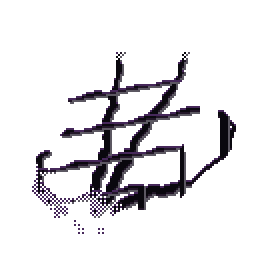
#> input picture WKEscapedSubject/plugin/Assets/Overlays/stage10/HND_B1A1.png, 128 x 128 px, given in place of binding_icon.png, which was not available (shown 2 times larger)
$ python build_packages.py
#> lines starting #> are read from the running program, lines starting #| are printed output that depends on the picture
# Thunderstore 업로드용 패키지(zip) 만들기
# 사용: python build_packages.py   (두 플러그인을 먼저 dotnet build -c Release 해 둘 것)
# 결과: release/<패키지>/ 스테이징 폴더와 release/dist/<팀>-<패키지>-<버전>.zip
import io, json, os, shutil, zipfile
from PIL import Image

ROOT = os.path.dirname(os.path.abspath(__file__))
CC = os.path.dirname(ROOT)  # D:\Claude_Code
TEAM = "LUNAEGOS"  # Thunderstore 팀 이름 (실제 팀: thunderstore.io/c/white-knuckle/p/LUNAEGOS/)
BEPINEX = "BepInEx-BepInExPack-5.4.2305"

PACKAGES = [
    {
        "name": "EscapedTestSubject",
        "version": "0.9.3",
        "description": "New binding: an escaped test subject. Weaker body, but eat a grub/pill/injector to mutate your hands into black tentacles you can fire like a Barnacle Hook. Sticky surfaces, hostile Mother. No leaderboards.",
        "files": [(os.path.join(CC, "WKEscapedSubject", "plugin", "bin", "Release", "WKEscapedSubject.dll"), "WKEscapedSubject.dll")],
        "dirs": [],  # 그림·소리는 DLL 안에 들어 있음 (모드 매니저가 폴더를 펼쳐 버려서)
        "icon": (os.path.join(CC, "WKEscapedSubject", "plugin", "Assets", "binding_icon.png"), True),
    },
    {
        "name": "BiologicallyExperimented",
        "version": "1.1.0",
        "description": "New trinket: huge mobility boost (stamina, climb, extra jump, low gravity, +2 pouches) at the cost of a constantly draining hunger meter. Starve and you lose your mobility, then your life. Score -35%. No leaderboards.",
        "files": [
            (os.path.join(CC, "WKBioExperiment", "bin", "Release", "WKBioExperiment.dll"), "WKBioExperiment.dll"),
            (os.path.join(CC, "WKBioExperiment", "Icon", "Biologically Experimented.png"), "Biologically Experimented.png"),
        ],
        "dirs": [],
        "icon": (os.path.join(CC, "WKBioExperiment", "Icon", "Biologically Experimented.png"), False),
    },
]

dist = os.path.join(ROOT, "dist")
os.makedirs(dist, exist_ok=True)
for p in PACKAGES:
    assert len(p["description"]) <= 250, (p["name"], len(p["description"]))
    stage = os.path.join(ROOT, p["name"])
    os.makedirs(stage, exist_ok=True)
    # README.md / CREDITS.md 는 스테이징 폴더에 직접 써 둔 것을 쓴다. 나머지는 매번 새로 복사
    for entry in os.listdir(stage):
        if entry in ("README.md", "CREDITS.md", "CHANGELOG.md"):
            continue
        path = os.path.join(stage, entry)
        shutil.rmtree(path) if os.path.isdir(path) else os.remove(path)
    for src, dst in p["files"]:
        shutil.copy2(src, os.path.join(stage, dst))
    for src, dst in p["dirs"]:
        shutil.copytree(src, os.path.join(stage, dst))
    # 256x256 아이콘 (도트 아이콘은 확대할 때 픽셀 유지)
    src, pixel = p["icon"]
    im = Image.open(src).convert("RGBA")
#> im is the input picture: PIL image 128x128 RGBA; mean R, G, B, A 6.1, 4.8, 7.1, 32.7
    if pixel:
        im = im.resize((256, 256), Image.NEAREST)
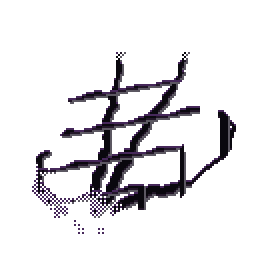
#> im: PIL image 256x256 RGBA; mean R, G, B, A 6.1, 4.8, 7.1, 32.7; transparent parts drawn white
    else:
        im.thumbnail((256, 256), Image.LANCZOS)
        canvas = Image.new("RGBA", (256, 256), (0, 0, 0, 0))
        canvas.alpha_composite(im, ((256 - im.width) // 2, (256 - im.height) // 2))
        im = canvas
    im.save(os.path.join(stage, "icon.png"))
    manifest = {
        "name": p["name"],
        "version_number": p["version"],
        "website_url": p.get("website", ""),
        "description": p["description"],
        "dependencies": [BEPINEX],
    }
    io.open(os.path.join(stage, "manifest.json"), "w", encoding="utf-8").write(json.dumps(manifest, indent=2, ensure_ascii=False))
    out = os.path.join(dist, "%s-%s-%s.zip" % (TEAM, p["name"], p["version"]))
    if os.path.exists(out) and p["name"] != "EscapedTestSubject":
        print("skip (already built):", out); continue
    with zipfile.ZipFile(out, "w", zipfile.ZIP_DEFLATED) as z:
        for base, _, files in os.walk(stage):
            for f in files:
                full = os.path.join(base, f)
                z.write(full, os.path.relpath(full, stage).replace(os.sep, "/"))
    print(out, os.path.getsize(out) // 1024, "KB")
#> pass 2 of the loop `for p in PACKAGES:`:
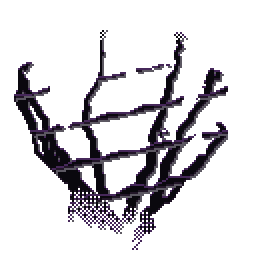
#> input picture WKEscapedSubject/plugin/Assets/Overlays/stage10/HND_B1B4.png, 128 x 128 px, given in place of Biologically Experimented.png, which was not available (shown 2 times larger)
#> im is the input picture: PIL image 128x128 RGBA; mean R, G, B, A 8.2, 6.4, 9.7, 48.9
#> `canvas.alpha_composite(im, ((256 - im.width) // 2, (256 - im.height) /..`:
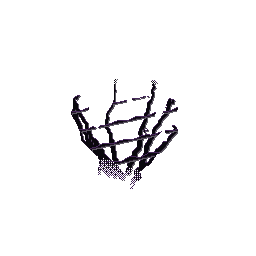
#> canvas: PIL image 256x256 RGBA; mean R, G, B, A 2, 1.6, 2.4, 12.2; transparent parts drawn white
